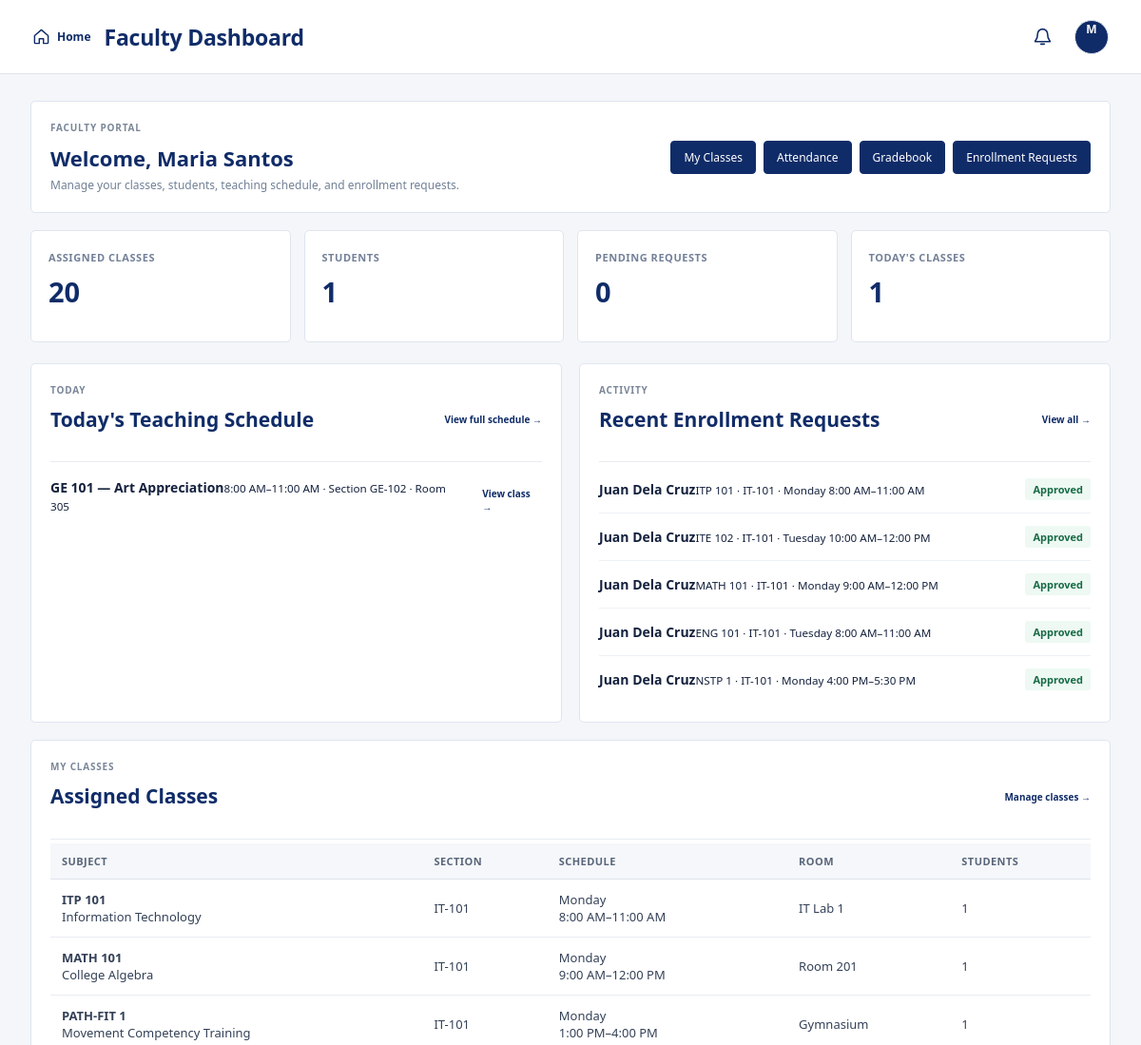
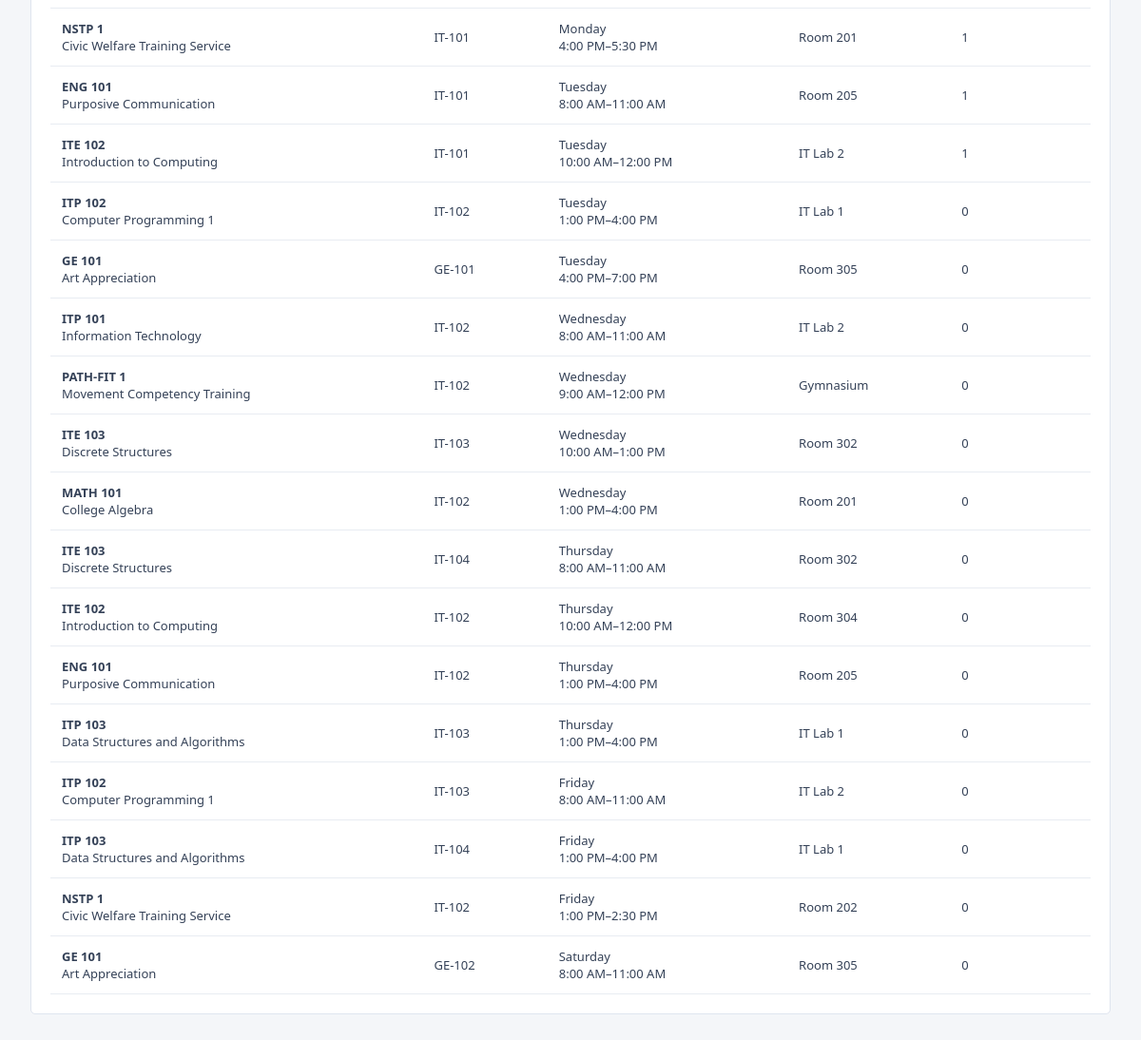
The page /faculty.php (signed in) on the database its author committed (2 pictures, top to bottom).
### tables this page shows
CREATE TABLE subject_offerings (
 id INT AUTO_INCREMENT PRIMARY KEY,
 subject_id INT NOT NULL,
 faculty_id INT NULL,
 day_name VARCHAR(20) NOT NULL,
 start_time TIME NOT NULL,
 end_time TIME NOT NULL,
 room VARCHAR(80) NOT NULL,
 section VARCHAR(50) NOT NULL,
 FOREIGN KEY (subject_id) REFERENCES subjects(id) ON DELETE CASCADE,
 FOREIGN KEY (faculty_id) REFERENCES users(id) ON DELETE SET NULL
);

CREATE TABLE subjects (
 id INT AUTO_INCREMENT PRIMARY KEY,
 code VARCHAR(30) NOT NULL UNIQUE,
 name VARCHAR(150) NOT NULL,
 units INT NOT NULL,
 section VARCHAR(50),
 faculty_id INT NULL,
 description TEXT NULL,
 prerequisite VARCHAR(180) NULL,
 FOREIGN KEY (faculty_id) REFERENCES users(id) ON DELETE SET NULL
);

CREATE TABLE enrollments (
 id INT AUTO_INCREMENT PRIMARY KEY,
 student_id INT NOT NULL,
 subject_id INT NOT NULL,
 status ENUM('pending','approved','rejected') DEFAULT 'pending',
 offering_id INT NULL,
 term_id INT NULL,
 created_at TIMESTAMP DEFAULT CURRENT_TIMESTAMP,
 UNIQUE KEY unique_student_subject (student_id, subject_id),
 FOREIGN KEY (student_id) REFERENCES users(id) ON DELETE CASCADE,
 FOREIGN KEY (subject_id) REFERENCES subjects(id) ON DELETE CASCADE
);

CREATE TABLE users (
 id INT AUTO_INCREMENT PRIMARY KEY,
 name VARCHAR(120) NOT NULL,
 email VARCHAR(150) UNIQUE NOT NULL,
 password_hash VARCHAR(255) NOT NULL,
 role ENUM('student','faculty','admin') NOT NULL DEFAULT 'student',
 student_id VARCHAR(30),
 program VARCHAR(120),
 created_at TIMESTAMP DEFAULT CURRENT_TIMESTAMP,
 avatar_path VARCHAR(255) NULL
);

### config.php (called while the page is built, shortened)
<?php
function e($value) { return htmlspecialchars((string)$value, ENT_QUOTES, 'UTF-8'); }

### faculty.php (the view)
<?php require 'faculty_bootstrap.php';
$title='Faculty Dashboard';$fid=(int)$_SESSION['user']['id'];
$classes=$pdo->prepare("SELECT o.id,s.id subject_id,s.code,s.name,s.units,o.section,o.day_name,o.start_time,o.end_time,o.room,COUNT(DISTINCT CASE WHEN e.status='approved' THEN e.student_id END) student_count FROM subject_offerings o JOIN subjects s ON s.id=o.subject_id LEFT JOIN enrollments e ON e.offering_id=o.id WHERE o.faculty_id=? GROUP BY o.id ORDER BY FIELD(o.day_name,'Monday','Tuesday','Wednesday','Thursday','Friday','Saturday'),o.start_time,s.code");$classes->execute([$fid]);$classes=$classes->fetchAll();
$pendingQ=$pdo->prepare("SELECT COUNT(*) FROM enrollments e JOIN subject_offerings o ON o.id=e.offering_id WHERE o.faculty_id=? AND e.status='pending'");$pendingQ->execute([$fid]);$pending=(int)$pendingQ->fetchColumn();
$studentQ=$pdo->prepare("SELECT COUNT(DISTINCT e.student_id) FROM enrollments e JOIN subject_offerings o ON o.id=e.offering_id WHERE o.faculty_id=? AND e.status='approved'");$studentQ->execute([$fid]);$students=(int)$studentQ->fetchColumn();
$today=date('l');$todayQ=$pdo->prepare("SELECT o.*,s.code,s.name FROM subject_offerings o JOIN subjects s ON s.id=o.subject_id WHERE o.faculty_id=? AND o.day_name=? ORDER BY o.start_time");$todayQ->execute([$fid,$today]);$todayClasses=$todayQ->fetchAll();
$recentQ=$pdo->prepare("SELECT e.id,e.status,e.created_at,u.name student,s.code,s.name subject,o.section,o.day_name,o.start_time,o.end_time FROM enrollments e JOIN users u ON u.id=e.student_id JOIN subjects s ON s.id=e.subject_id JOIN subject_offerings o ON o.id=e.offering_id WHERE o.faculty_id=? ORDER BY e.created_at DESC LIMIT 5");$recentQ->execute([$fid]);$recent=$recentQ->fetchAll();
require 'header.php';faculty_flash_html();
?>
<div class="faculty-welcome"><div><span class="eyebrow">FACULTY PORTAL</span><h2>Welcome, <?=e($_SESSION['user']['name'])?></h2><p class="muted">Manage your classes, students, teaching schedule, and enrollment requests.</p></div><div class="faculty-quick"><a class="btn" href="faculty_classes.php">My Classes</a><a class="btn" href="faculty_attendance.php">Attendance</a><a class="btn" href="faculty_gradebook.php">Gradebook</a><a class="btn" href="faculty_enrollment.php">Enrollment Requests</a></div></div>
<div class="cards faculty-stat-cards"><div class="card stat"><span class="muted">ASSIGNED CLASSES</span><div class="num blue"><?=count($classes)?></div></div><div class="card stat"><span class="muted">STUDENTS</span><div class="num blue"><?=$students?></div></div><div class="card stat"><span class="muted">PENDING REQUESTS</span><div class="num purple"><?=$pending?></div></div><div class="card stat"><span class="muted">TODAY'S CLASSES</span><div class="num blue"><?=count($todayClasses)?></div></div></div>
<div class="faculty-dashboard-grid"><section class="section"><div class="card-head"><div><span class="eyebrow">TODAY</span><h2>Today's Teaching Schedule</h2></div><a class="small-link" href="faculty_schedule.php">View full schedule →</a></div><?php if(!$todayClasses):?><p class="muted">No classes assigned for <?=e($today)?>.</p><?php endif;?><?php foreach($todayClasses as $c):?><div class="list-row"><span><b><?=e($c['code'])?> — <?=e($c['name'])?></b><small><?=date('g:i A',strtotime($c['start_time']))?>–<?=date('g:i A',strtotime($c['end_time']))?> · Section <?=e($c['section'])?> · <?=e($c['room'])?></small></span><a class="small-link" href="faculty_classes.php?offering=<?=e($c['id'])?>">View class →</a></div><?php endforeach;?></section>
<section class="section"><div class="card-head"><div><span class="eyebrow">ACTIVITY</span><h2>Recent Enrollment Requests</h2></div><a class="small-link" href="faculty_enrollment.php">View all →</a></div><?php if(!$recent):?><p class="muted">No enrollment activity yet.</p><?php endif;?><?php foreach($recent as $r):?><div class="list-row"><span><b><?=e($r['student'])?></b><small><?=e($r['code'])?> · <?=e($r['section'])?> · <?=e($r['day_name'])?> <?=date('g:i A',strtotime($r['start_time']))?>–<?=date('g:i A',strtotime($r['end_time']))?></small></span><span class="badge <?=e($r['status'])?>"><?=ucfirst(e($r['status']))?></span></div><?php endforeach;?></section></div>
<section class="section"><div class="card-head"><div><span class="eyebrow">MY CLASSES</span><h2>Assigned Classes</h2></div><a class="small-link" href="faculty_classes.php">Manage classes →</a></div><div class="table-scroll"><table class="table"><tr><th>Subject</th><th>Section</th><th>Schedule</th><th>Room</th><th>Students</th></tr><?php foreach($classes as $c):?><tr><td><b><?=e($c['code'])?></b><br><?=e($c['name'])?></td><td><?=e($c['section'])?></td><td><?=e($c['day_name'])?><br><?=date('g:i A',strtotime($c['start_time']))?>–<?=date('g:i A',strtotime($c['end_time']))?></td><td><?=e($c['room'])?></td><td><?=e($c['student_count'])?></td></tr><?php endforeach;?></table></div></section>
<?php require 'footer.php';?>

### rows shown on the page
subject_offerings: subject.code "GE 101", subject.name "Art Appreciation", start_time "8:00 AM", end_time "11:00 AM", section "GE-102", room "Room 305", day_name "Saturday", student_count "0"
enrollments: student.name "Juan Dela Cruz", subject.code "ITP 101", subject_offerings.section "IT-101", subject_offerings.day_name "Monday", subject_offerings.start_time "8:00 AM", subject_offerings.end_time "11:00 AM", status "Approved"
enrollments: student.name "Juan Dela Cruz", subject.code "ITE 102", subject_offerings.section "IT-101", subject_offerings.day_name "Tuesday", subject_offerings.start_time "10:00 AM", subject_offerings.end_time "12:00 PM", status "Approved"
enrollments: student.name "Juan Dela Cruz", subject.code "MATH 101", subject_offerings.section "IT-101", subject_offerings.day_name "Monday", subject_offerings.start_time "9:00 AM", subject_offerings.end_time "12:00 PM", status "Approved"
enrollments: student.name "Juan Dela Cruz", subject.code "ENG 101", subject_offerings.section "IT-101", subject_offerings.day_name "Tuesday", subject_offerings.start_time "8:00 AM", subject_offerings.end_time "11:00 AM", status "Approved"
enrollments: student.name "Juan Dela Cruz", subject.code "NSTP 1", subject_offerings.section "IT-101", subject_offerings.day_name "Monday", subject_offerings.start_time "4:00 PM", subject_offerings.end_time "5:30 PM", status "Approved"
subject_offerings: subject.code "ITP 101", subject.name "Information Technology", section "IT-101", day_name "Monday", start_time "8:00 AM", end_time "11:00 AM", room "IT Lab 1", student_count "1"
subject_offerings: subject.code "MATH 101", subject.name "College Algebra", section "IT-101", day_name "Monday", start_time "9:00 AM", end_time "12:00 PM", room "Room 201", student_count "1"
subject_offerings: subject.code "PATH-FIT 1", subject.name "Movement Competency Training", section "IT-101", day_name "Monday", start_time "1:00 PM", end_time "4:00 PM", room "Gymnasium", student_count "1"
subject_offerings: subject.code "NSTP 1", subject.name "Civic Welfare Training Service", section "IT-101", day_name "Monday", start_time "4:00 PM", end_time "5:30 PM", room "Room 201", student_count "1"
subject_offerings: subject.code "ENG 101", subject.name "Purposive Communication", section "IT-101", day_name "Tuesday", start_time "8:00 AM", end_time "11:00 AM", room "Room 205", student_count "1"
subject_offerings: subject.code "ITE 102", subject.name "Introduction to Computing", section "IT-101", day_name "Tuesday", start_time "10:00 AM", end_time "12:00 PM", room "IT Lab 2", student_count "1"
subject_offerings: subject.code "ITP 102", subject.name "Computer Programming 1", section "IT-102", day_name "Tuesday", start_time "1:00 PM", end_time "4:00 PM", room "IT Lab 1", student_count "0"
subject_offerings: subject.code "GE 101", subject.name "Art Appreciation", section "GE-101", day_name "Tuesday", start_time "4:00 PM", end_time "7:00 PM", room "Room 305", student_count "0"
subject_offerings: subject.code "ITP 101", subject.name "Information Technology", section "IT-102", day_name "Wednesday", start_time "8:00 AM", end_time "11:00 AM", room "IT Lab 2", student_count "0"
subject_offerings: subject.code "PATH-FIT 1", subject.name "Movement Competency Training", section "IT-102", day_name "Wednesday", start_time "9:00 AM", end_time "12:00 PM", room "Gymnasium", student_count "0"
subject_offerings: subject.code "ITE 103", subject.name "Discrete Structures", section "IT-103", day_name "Wednesday", start_time "10:00 AM", end_time "1:00 PM", room "Room 302", student_count "0"
subject_offerings: subject.code "MATH 101", subject.name "College Algebra", section "IT-102", day_name "Wednesday", start_time "1:00 PM", end_time "4:00 PM", room "Room 201", student_count "0"
subject_offerings: subject.code "ITE 103", subject.name "Discrete Structures", section "IT-104", day_name "Thursday", start_time "8:00 AM", end_time "11:00 AM", room "Room 302", student_count "0"
subject_offerings: subject.code "ITE 102", subject.name "Introduction to Computing", section "IT-102", day_name "Thursday", start_time "10:00 AM", end_time "12:00 PM", room "Room 304", student_count "0"
subject_offerings: subject.code "ENG 101", subject.name "Purposive Communication", section "IT-102", day_name "Thursday", start_time "1:00 PM", end_time "4:00 PM", room "Room 205", student_count "0"
subject_offerings: subject.code "ITP 103", subject.name "Data Structures and Algorithms", section "IT-103", day_name "Thursday", start_time "1:00 PM", end_time "4:00 PM", room "IT Lab 1", student_count "0"
subject_offerings: subject.code "ITP 102", subject.name "Computer Programming 1", section "IT-103", day_name "Friday", start_time "8:00 AM", end_time "11:00 AM", room "IT Lab 2", student_count "0"
subject_offerings: subject.code "ITP 103", subject.name "Data Structures and Algorithms", section "IT-104", day_name "Friday", start_time "1:00 PM", end_time "4:00 PM", room "IT Lab 1", student_count "0"
subject_offerings: subject.code "NSTP 1", subject.name "Civic Welfare Training Service", section "IT-102", day_name "Friday", start_time "1:00 PM", end_time "2:30 PM", room "Room 202", student_count "0"

### other values the page prints
$title "Faculty Dashboard"
substr($_SESSION['user']['name'],0,1) "M"
$_SESSION['user']['name'] "Maria Santos"
count($classes) "20"
$students "1"
$pending "0"
count($todayClasses) "1"
